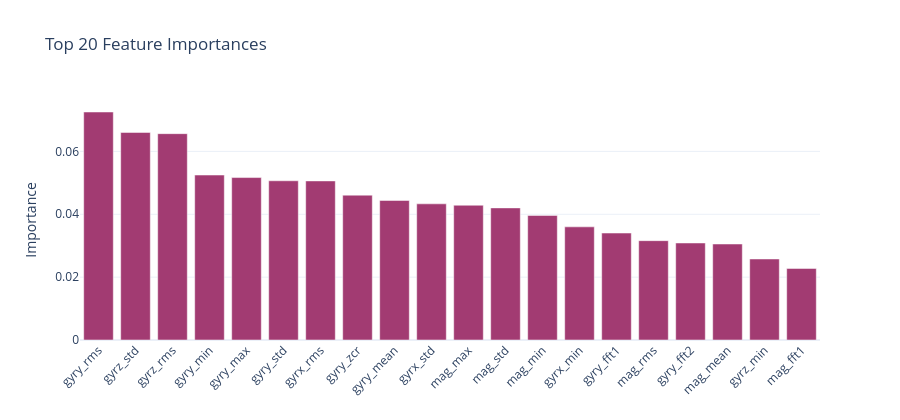

The notebook cell saved with this chart:
### Markdown cell above
## 4. Feature Importance

### Code cell
names = feature_names()
imp   = mc.feature_importances_
order = np.argsort(imp)[::-1][:20]

fig = go.Figure(go.Bar(
    x=[names[i] for i in order],
    y=[imp[i]   for i in order],
    marker_color='#A23B72',
))
fig.update_layout(
    title='Top 20 Feature Importances',
    xaxis_tickangle=-45,
    yaxis_title='Importance',
    height=420, template='plotly_white',
)
fig.show()

### Figure 1 — Plotly figure (JSON) as saved in the notebook; plotly's stock layout.template omitted (floating-point values rounded to 4 significant figures)
{"data": [{"marker": {"color": "#A23B72"}, "type": "bar", "x": ["gyry_rms", "gyrz_std", "gyrz_rms", "gyry_min", "gyry_max", "gyry_std", "gyrx_rms", "gyry_zcr", "gyry_mean", "gyrx_std", "mag_max", "mag_std", "mag_min", "gyrx_min", "gyry_fft1", "mag_rms", "gyry_fft2", "mag_mean", "gyrz_min", "mag_fft1"], "y": [0.07255, 0.06604, 0.06566, 0.05249, 0.05169, 0.05066, 0.05062, 0.04609, 0.04441, 0.04333, 0.04288, 0.04203, 0.03964, 0.036, 0.03403, 0.03161, 0.03087, 0.03054, 0.02578, 0.02277]}], "layout": {"height": 420, "title": {"text": "Top 20 Feature Importances"}, "xaxis": {"tickangle": -45}, "yaxis": {"title": {"text": "Importance"}}}}
